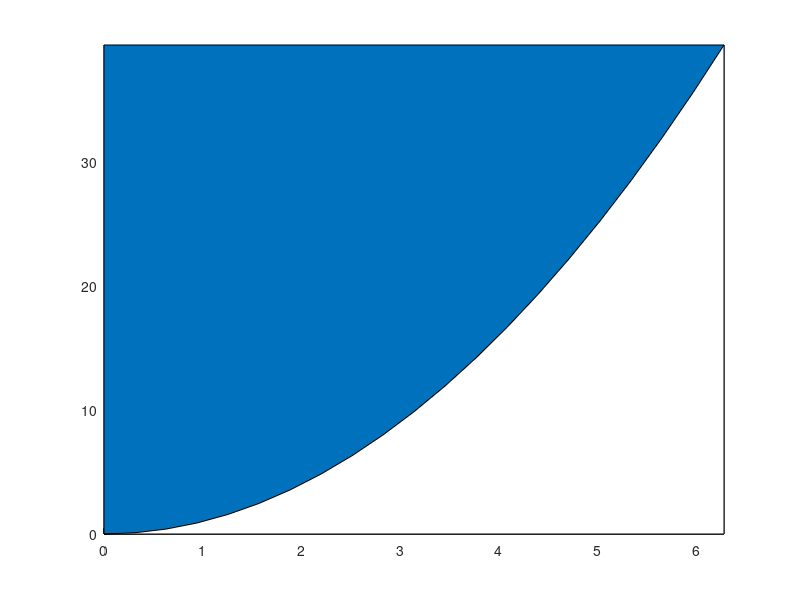

MATLAB code to generate this figure:
x=0:pi/10:2*pi;
y=x.^2;
y2=max(y)*ones(size(y));
hold on
H1=area(x,y2);
H2=area(x,y);
set(H2,'FaceColor',[1 1 1]);
axis tight